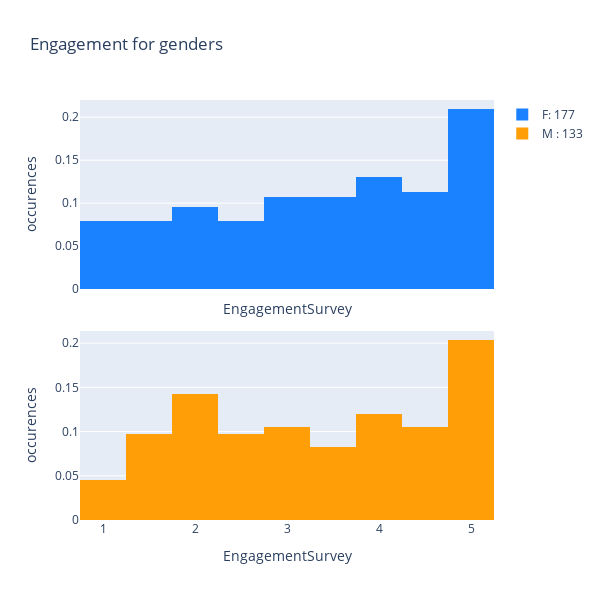

This figure's notebook cell:
### Markdown cell above
## Gender and engagement

### Code cell
fig = hist(hr, "Sex", "EngagementSurvey", "Engagement for genders", palette_2)
fig.show()

### Figure 1 — Plotly figure (JSON) as saved in the notebook; plotly's stock layout.template omitted (floating-point values rounded to 4 significant figures; data arrays with more than 128 entries replaced by an {"elided": "..."} marker saying what was removed)
{"data": [{"histnorm": "probability", "marker": {"color": "#1A82FF"}, "name": "F: 177", "type": "histogram", "x": {"elided": "177 float values"}, "xaxis": "x", "yaxis": "y"}, {"histnorm": "probability", "marker": {"color": "#FF9E06"}, "name": "M : 133", "type": "histogram", "x": {"elided": "133 float values"}, "xaxis": "x2", "yaxis": "y2"}], "layout": {"height": 600, "title": {"text": "Engagement for genders"}, "width": 600, "xaxis": {"anchor": "y", "domain": [0, 1], "matches": "x2", "showticklabels": false, "title": {"text": "EngagementSurvey"}}, "xaxis2": {"anchor": "y2", "domain": [0, 1], "title": {"text": "EngagementSurvey"}}, "yaxis": {"anchor": "x", "domain": [0.55, 1], "title": {"text": "occurences"}}, "yaxis2": {"anchor": "x2", "domain": [0, 0.45], "title": {"text": "occurences"}}}}
